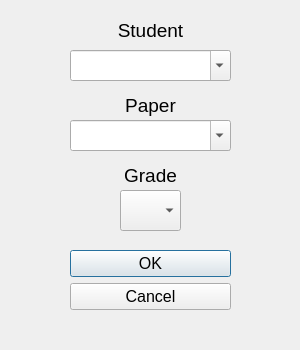
<?xml version="1.0" encoding="UTF-8"?>
<ui version="4.0">
 <class>MainWindow</class>
 <widget class="QMainWindow" name="MainWindow">
  <property name="geometry">
   <rect>
    <x>0</x>
    <y>0</y>
    <width>300</width>
    <height>350</height>
   </rect>
  </property>
  <property name="windowTitle">
   <string>MainWindow</string>
  </property>
  <widget class="QWidget" name="centralwidget">
   <widget class="QComboBox" name="studentCB">
    <property name="geometry">
     <rect>
      <x>70</x>
      <y>50</y>
      <width>161</width>
      <height>31</height>
     </rect>
    </property>
    <property name="editable">
     <bool>true</bool>
    </property>
   </widget>
   <widget class="QComboBox" name="paperCB">
    <property name="geometry">
     <rect>
      <x>70</x>
      <y>120</y>
      <width>161</width>
      <height>31</height>
     </rect>
    </property>
    <property name="editable">
     <bool>true</bool>
    </property>
   </widget>
   <widget class="QComboBox" name="gradeCB">
    <property name="geometry">
     <rect>
      <x>120</x>
      <y>190</y>
      <width>61</width>
      <height>41</height>
     </rect>
    </property>
   </widget>
   <widget class="QLabel" name="studentLABEL">
    <property name="geometry">
     <rect>
      <x>70</x>
      <y>15</y>
      <width>161</width>
      <height>31</height>
     </rect>
    </property>
    <property name="font">
     <font>
      <pointsize>14</pointsize>
     </font>
    </property>
    <property name="text">
     <string>Student</string>
    </property>
    <property name="alignment">
     <set>Qt::AlignCenter</set>
    </property>
   </widget>
   <widget class="QLabel" name="paperLABEL">
    <property name="geometry">
     <rect>
      <x>70</x>
      <y>90</y>
      <width>161</width>
      <height>31</height>
     </rect>
    </property>
    <property name="font">
     <font>
      <pointsize>14</pointsize>
     </font>
    </property>
    <property name="text">
     <string>Paper</string>
    </property>
    <property name="alignment">
     <set>Qt::AlignCenter</set>
    </property>
   </widget>
   <widget class="QLabel" name="gradeLABEL">
    <property name="geometry">
     <rect>
      <x>70</x>
      <y>160</y>
      <width>161</width>
      <height>31</height>
     </rect>
    </property>
    <property name="font">
     <font>
      <pointsize>14</pointsize>
     </font>
    </property>
    <property name="text">
     <string>Grade</string>
    </property>
    <property name="alignment">
     <set>Qt::AlignCenter</set>
    </property>
   </widget>
   <widget class="QDialogButtonBox" name="gradeSUBMIT">
    <property name="geometry">
     <rect>
      <x>70</x>
      <y>250</y>
      <width>161</width>
      <height>71</height>
     </rect>
    </property>
    <property name="font">
     <font>
      <pointsize>12</pointsize>
     </font>
    </property>
    <property name="orientation">
     <enum>Qt::Vertical</enum>
    </property>
    <property name="standardButtons">
     <set>QDialogButtonBox::Cancel|QDialogButtonBox::Ok</set>
    </property>
    <property name="centerButtons">
     <bool>false</bool>
    </property>
   </widget>
  </widget>
 </widget>
 <resources/>
 <connections/>
</ui>
